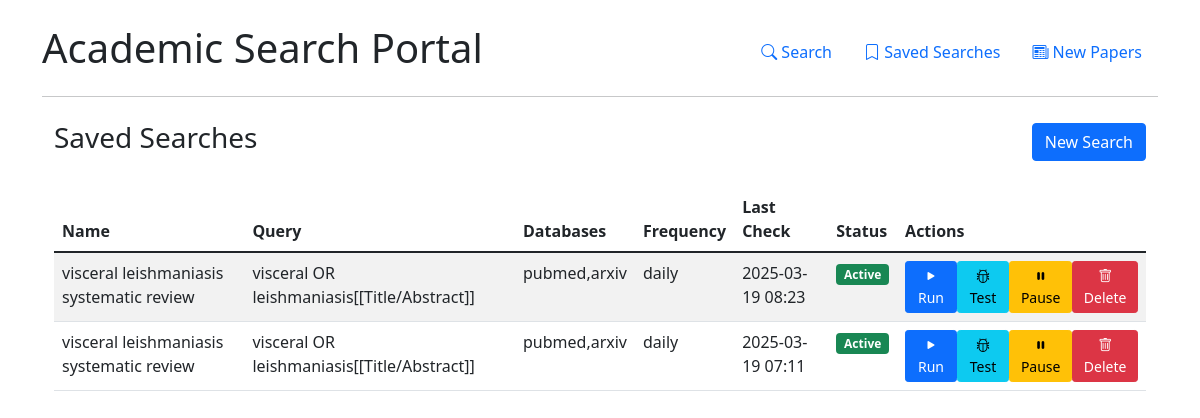
Page /saved_searches on the committed database.
### src/models.py (models this page shows, shortened)
class SavedSearch(db.Model):
    __tablename__ = 'saved_searches'
    id = db.Column(db.Integer, primary_key=True)
    name = db.Column(db.String(100), nullable=False)
    query = db.Column(db.String(500), nullable=False)
    parameters = db.Column(db.Text, nullable=False)  # JSON string of search parameters
    databases = db.Column(db.String(100), nullable=False)  # Comma-separated list of databases
    last_check_timestamp = db.Column(db.DateTime, default=datetime.utcnow)
    frequency = db.Column(db.String(20), default='monthly')  # daily, weekly, monthly
    active = db.Column(db.Boolean, default=True)
    user_email = db.Column(db.String(100), nullable=True)  # For future user integration
    created_at = db.Column(db.DateTime, default=datetime.utcnow)
    results = db.relationship('SearchResult', backref='search', lazy=True, cascade="all, delete-orphan")

### app.py (the view)
@app.route('/saved_searches')
def saved_searches():
    searches = db.session.query(SavedSearch).order_by(SavedSearch.created_at.desc()).all()
    return render_template('saved_searches.html', searches=searches)

### templates/saved_searches.html (shortened to what this page needs)
{% extends "base.html" %} {% block content %}
<div class="container mb-4">
  <div class="d-flex justify-content-between align-items-center mb-4">
    <h3>Saved Searches</h3>
    <a href="{{ url_for('index') }}" class="btn btn-primary">New Search</a>
  </div>
  {% if searches %}
  <div class="table-responsive">
    <table class="table table-striped table-hover">
      <thead>
        <tr>
          <th>Name</th>
          <th>Query</th>
          <th>Databases</th>
          <th>Frequency</th>
          <th>Last Check</th>
          <th>Status</th>
          <th>Actions</th>
        </tr>
      </thead>
      <tbody>
        {% for search in searches %}
        <tr>
          <td>{{ search.name }}</td>
          <td>{{ search.query }}</td>
          <td>{{ search.databases }}</td>
          <td>{{ search.frequency }}</td>
          <td>{{ search.last_check_timestamp.strftime('%Y-%m-%d %H:%M') }}</td>
          <td>
            {% if search.active %}
            <span class="badge bg-success">Active</span>
            {% else %}
            <span class="badge bg-secondary">Inactive</span>
            {% endif %}
          </td>
          <td>
            <div class="btn-group" role="group">
              <form
                method="POST"
                action="{{ url_for('run_search', search_id=search.id) }}"
                class="d-inline run-search-form"
              >
                <button
                  type="submit"
                  class="btn btn-sm btn-primary"
                  title="Run Now"
                >
                  <i class="bi bi-play-fill"></i> Run
                </button>
              </form>
              <form
                method="POST"
                action="{{ url_for('test_alert', search_id=search.id) }}"
                class="d-inline test-alert-form"
              >
                <button
                  type="submit"
                  class="btn btn-sm btn-info"
                  title="Generate Test Papers"
                >
                  <i class="bi bi-bug"></i> Test
                </button>
              </form>
              <form
                method="POST"
                action="{{ url_for('toggle_search', search_id=search.id) }}"
                class="d-inline"
              >
                {% if search.active %}
                <button
                  type="submit"
                  class="btn btn-sm btn-warning"
                  title="Deactivate"
                >
                  <i class="bi bi-pause-fill"></i> Pause
                </button>
                {% endif %}
              </form>
              <form
                method="POST"
                action="{{ url_for('delete_search', search_id=search.id) }}"
                class="d-inline"
                onsubmit="return confirm('Are you sure you want to delete this saved search?');"
              >
                <button
                  type="submit"
                  class="btn btn-sm btn-danger"
                  title="Delete"
                >
                  <i class="bi bi-trash"></i> Delete
                </button>
              </form>
            </div>
          </td>
        </tr>
        {% endfor %}
      </tbody>
    </table>
  </div>
  {% endif %}
</div>
{% endblock %}

### templates/base.html (shortened to what this page needs)
<!DOCTYPE html>
<html>
  <head>
    <link
      href="https://cdn.jsdelivr.net/npm/bootstrap@5.1.3/dist/css/bootstrap.min.css"
      rel="stylesheet"
    />
    <link
      rel="stylesheet"
      href="https://cdn.jsdelivr.net/npm/bootstrap-icons@1.8.1/font/bootstrap-icons.css"
    />
  </head>
  <body>
    <div class="container py-4">
      <header class="mb-4">
        <div class="d-flex justify-content-between align-items-center">
          <h1>Academic Search Portal</h1>
          <nav>
            <ul class="nav">
              <li class="nav-item">
                <a class="nav-link" href="{{ url_for('index') }}">
                  <i class="bi bi-search"></i> Search
                </a>
              </li>
              <li class="nav-item">
                <a class="nav-link" href="{{ url_for('saved_searches') }}">
                  <i class="bi bi-bookmark"></i> Saved Searches
                </a>
              </li>
              <li class="nav-item">
                <a class="nav-link" href="{{ url_for('new_papers') }}">
                  <i class="bi bi-newspaper"></i> New Papers
                </a>
              </li>
            </ul>
          </nav>
        </div>
        <hr />
      </header>
      {% block content %}{% endblock %}
    </div>
  </body>
</html>

### rows in the picture
SavedSearch: name "visceral leishmaniasis systematic review", query "visceral OR leishmaniasis[[Title/Abstract]]", databases "pubmed,arxiv", frequency "daily", last_check_timestamp "2025-03-19 08:23", active "Active"
SavedSearch: name "visceral leishmaniasis systematic review", query "visceral OR leishmaniasis[[Title/Abstract]]", databases "pubmed,arxiv", frequency "daily", last_check_timestamp "2025-03-19 07:11", active "Active"
